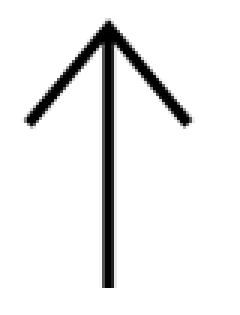
#> input picture samples/arrow0.png, 80 x 105 px (shown 3 times larger)
$ jupyter execute --allow-errors 'Final project.ipynb'   (shell and % lines are left out)
#> lines starting #> are read from the running program, lines starting #| are printed output that depends on the picture; long printed decimals are rounded
[cell 1]
import numpy as np
import os
import cv2
import matplotlib.pyplot as plt
import tqdm
import skimage
import pickle as pkl
from scipy import interpolate
from scipy.signal import convolve2d

[cell 2]
def show_vector_field(vf, num_arrows = 10, title=""):
    H, W = vf.shape[:2]
    x,y = np.meshgrid(np.arange(0, W, W//num_arrows),np.arange(0, H, H//num_arrows))
    fig, ax = plt.subplots()
    ax.quiver(x, y, vf[y, x, 0], vf[y, x, 1])
    ax.set_title(title)

[cell 3]
#Load images
# I0  = cv2.cvtColor(cv2.imread("samples/face1.png"), cv2.COLOR_BGR2RGB) / 255.0
# I1  = cv2.cvtColor(cv2.imread("samples/face2.png"), cv2.COLOR_BGR2RGB) / 255.0

I0  = cv2.cvtColor(cv2.imread("samples/arrow0.png"), cv2.COLOR_BGR2RGB) / 255.0
#> I0: shape (105, 80, 3) float64; min 0, max 1, mean 0.927
I1  = cv2.cvtColor(cv2.imread("samples/arrow1.png"), cv2.COLOR_BGR2RGB) / 255.0
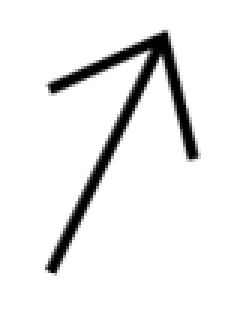
#> input picture samples/arrow1.png, 80 x 105 px (shown 3 times larger)
#> I1: shape (105, 80, 3) float64; min 0, max 1, mean 0.927

# [9 lines of commented-out code are left out]
fig, ax = plt.subplots(1, 2)
ax[0].imshow(I0)
ax[1].imshow(I1)
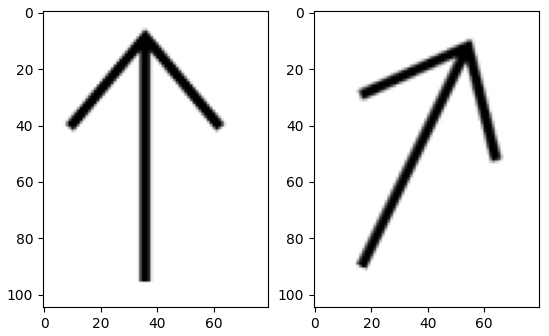
#> figure drawn by matplotlib, 2 panels

[cell 4]
H, W = I0.shape[:2]
#> H = 105; W = 80
half_vf = (np.random.rand(H, W, 2)-0.5)*5
# half_vf = np.zeros((H, W, 2))
show_vector_field(half_vf, title="Initial random vector field")
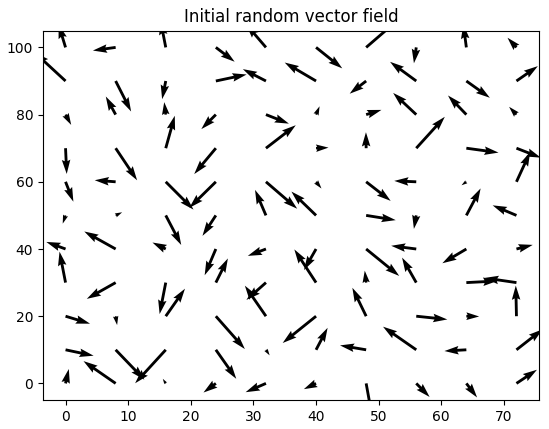
#> figure drawn by matplotlib, 1 panel

[cell 5]
def phi0(v):
    # Map from halfway domain to I0
    H, W = v.shape[:2]
    x, y = np.meshgrid(np.arange(0, W, 1),np.arange(0, H, 1))
    map0 = np.zeros((H, W, 2))
    map0[y, x, 0] = x
    map0[y, x, 1] = y
#     fig, ax = plt.subplots(1, 2)
#     ax[0].imshow(map0[:, :, 0])
#     ax[1].imshow(map0[:, :, 1])
    map0 -= v
#     fig, ax = plt.subplots(1, 2)
#     ax[0].imshow(map0[:, :, 0])
#     ax[1].imshow(map0[:, :, 1])
    return map0

def phi1(v):
    # Map from halfway domain to I1
    H, W = v.shape[:2]
    x, y = np.meshgrid(np.arange(0, W, 1),np.arange(0, H, 1))
    map1 = np.zeros((H, W, 2))
    map1[y, x, 0] = x
    map1[y, x, 1] = y
#     fig, ax = plt.subplots(1, 2)
#     ax[0].imshow(map1[:, :, 0])
#     ax[1].imshow(map1[:, :, 1])
    map1 += v
#     fig, ax = plt.subplots(1, 2)
#     ax[0].imshow(map1[:, :, 0])
#     ax[1].imshow(map1[:, :, 1])
    return map1

# [18 lines left out: function bilinear_interpolate_single, not called in this run]

def bilinear_interpolate(img, xs, ys):
    # Return an array with interpolated img values of length=len(x)=len(y)
#     xs.clip(0, img.shape[1]-2, out=xs)
#     ys.clip(0, img.shape[0]-2, out=ys)
    result = []
    for x, y in zip(xs, ys):
        x1, x2, y1, y2 = int(x), int(x+1), int(y), int(y+1)

        x_left = 1 - (x - x1)
        x_right = 1 - x_left

        y_top = 1 - (y2 - y)
        y_bottom = 1 - y_top
# [4 lines of commented-out code are left out]

        x_res = img[y1, x1]*x_left + img[y1, x2]*x_right
        x1_res = img[y2, x1]*x_left + img[y2, x2]*x_right

        result.append(x1_res*y_top + x_res*y_bottom)
    return np.array(result)


# [7 lines left out: function N, not called in this run]


# m0 = phi0(half_vf)
# m1 = phi1(half_vf)
# fig, ax = plt.subplots(1, 2)
# ax[0].imshow((m0+m1)[:, :, 0])
# ax[1].imshow((m0+m1)[:, :, 1])

[cell 6]
# [47 lines left out: functions SIM, similarity_energy, not called in this run]

# [6 lines of commented-out code are left out]

[cell 7]
def TPS(grid):
    dx2_k = np.array([[0, 0, 0],
                    [1, -2, 1],
                    [0, 0, 0]])

    dy2_k = np.array([[0, 1, 0],
                    [0, -2, 0],
                    [0, 1, 0]])

    dxdy_k = np.array([[1, -1],
                    [-1, 1]])/4

    dx2 = convolve2d(grid, dx2_k, mode='same')
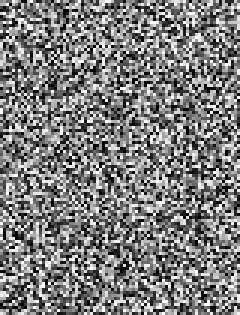
#> grid: shape (105, 80) float64 (shown 3 times larger); min -2.5, max 2.5, mean -0.0344; drawn with min black and max white
    dy2 = convolve2d(grid, dy2_k, mode='same')
    dxdy = convolve2d(grid, dxdy_k, mode='same')

    return dx2**2 + dy2**2 + 2*dxdy**2

def smoothness_energy(v):
    # Returns grid with smoothness energy values for all (x, y) points
    return TPS(v[:, :, 0]) + TPS(v[:, :, 1])
#> in TPS (call 2), `dx2 = convolve2d(grid, dx2_k, mode='same')`:
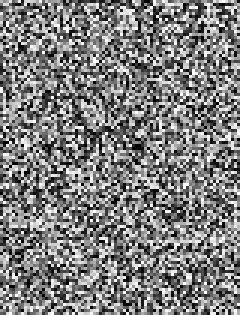
#> grid: shape (105, 80) float64 (shown 3 times larger); min -2.5, max 2.5, mean -0.0184; drawn with min black and max white

e = smoothness_energy(half_vf)
print(e.shape, H, W)
#| (105, 80) 105 80
fig, ax = plt.subplots()
ax.imshow(e)
print(e.sum())
#| 435527.939
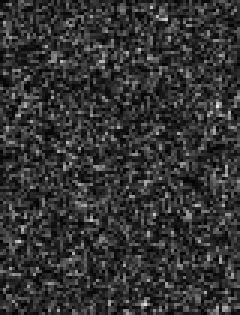
#> e: shape (105, 80) float64 (shown 3 times larger); min 0.56, max 231, mean 51.8

[cell 8]
def ui_energy(v, p0, p1):
    H, W = v.shape[:2]
#> H = 105; W = 80

    u = (p0+p1)/2
    vu = (p1-p0)/2
    energy = np.zeros(v.shape[:2])
    for i in range(vu.shape[0]):
        x, y = u[i]
        points = np.array([(int(x), int(y)),
                  (int(x), int(y+1)),
                  (int(x+1), int(y+1)),
                  (int(x+1), int(y))])
        d = np.array([np.linalg.norm(v[points[0, 1], points[0, 0]] - vu[i])**2,
                      np.linalg.norm(v[points[1, 1], points[1, 0]] - vu[i])**2,
                      np.linalg.norm(v[points[2, 1], points[2, 0]] - vu[i])**2,
                      np.linalg.norm(v[points[3, 1], points[3, 0]] - vu[i])**2])


        weights = np.clip(1 - np.linalg.norm(np.ones(points.shape)*u[i] - points, axis=1), 0, 1)
        if sum(weights) != 1:
            weights[:] = 0.25
        energy_4 = weights*d
        for i, p in enumerate(points):
            energy[p[1], p[0]] += energy_4[i]
    energy /= (W*H)
    return energy

# P0, P1 = np.array([[0, 0], [4, 0], [22, 46]]), np.array([[0, 4], [4, 8], [22, 51]])
# P0, P1 = np.array([[0, 0]]), np.array([[0, 0]])
P0, P1 = np.array([[35, 6], [35, 95]]), np.array([[55, 10], [16, 90]])
# P0, P1 = np.array([[7, 18], [7, 2]]), np.array([[3, 17], [10, 3]])
# P0, P1 = np.array([[5, 1], [5, 13]]), np.array([[8, 2], [2, 12]])
ui = ui_energy(half_vf, P0, P1)
fig, ax = plt.subplots()
ax.imshow(ui)
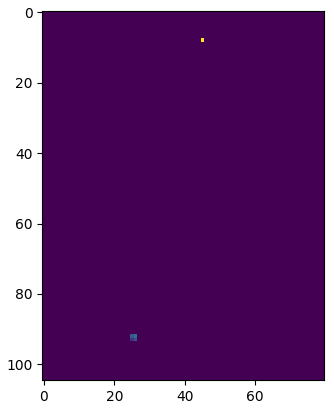
#> figure drawn by matplotlib, 1 panel

[cell 9]
# [28 lines left out: functions E, E_separate, not called in this run]

# %matplotlib inline
# sim, tps, ui = E_separate(half_vf, I0, I1, P0, P1)
# fig, ax = plt.subplots(1, 3)
# ax[0].imshow(sim)
# ax[1].imshow(tps)
# ax[2].imshow(ui)
# print((sim+tps+ui).sum())

[cell 10]
# [31 lines left out: function get_pyramids, not called in this run]


# %matplotlib inline
# pyramids = get_pyramids(half_vf,I0, I1, P0, P1)

[cell 11]
# [101 lines left out: functions dEdv, optimize, not called in this run]


# [6 lines of commented-out code are left out]
#> (the rest of this cell did not finish here and is left out)

[cell 12]
optimized_vs = []
#> (the rest of this cell did not finish here and is left out)

[cell 13]
# [28 lines of commented-out code are left out]

[cell 14]
for v in optimized_vs:
    show_vector_field(v, num_arrows=min(20, min(v.shape[:2])), title="Optimized vector field")
    fig, ax = plt.subplots(1, 2)
    ax[0].imshow(v[:, :, 0])
    ax[1].imshow(v[:, :, 1])
#     print(v.min(), v.max())

[cell 15]
def linear_morph(v, I0, I1):
    H, W = v.shape[:2]
#> H = 105; W = 80
    map0 = phi0(v) # (H, W, 2)
    map1 = phi1(v)
    map0[..., 0] = np.clip(map0[..., 0], 0, W-2)
    map0[..., 1] = np.clip(map0[..., 1], 0, H-2)
    map1[..., 0] = np.clip(map1[..., 0], 0, W-2)
    map1[..., 1] = np.clip(map1[..., 1], 0, H-2)

    im0 = bilinear_interpolate(I0, map0[:, :, 0].reshape(-1), map0[:, :, 1].reshape(-1)).reshape(H, W, 3)
#> the loop in bilinear_interpolate, `for x, y in zip(xs, ys):` made 8400 passes
#> (x, y, x1, x2, y1, y2, x_left, x_right) on passes 1 to 3: (0, 0, 0, 1, 0, 1, 1, 0), (0.486, 0, 0, 1, 0, 1, 0.514, 0.486), (2.38, 0, 2, 3, 0, 1, 0.618, 0.382)
#> after the loop in bilinear_interpolate, `for x, y in zip(xs, ys):`: result = 8400 items, first 6: [1, 1, 1], [1, 1, 1], [1, 1, 1], [1, 1, 1], [1, 1, 1], [1, 1, 1]
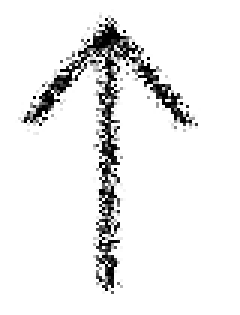
#> im0: shape (105, 80, 3) float64 (shown 3 times larger); min 0, max 1, mean 0.926
    im1 = bilinear_interpolate(I1, map1[:, :, 0].reshape(-1), map1[:, :, 1].reshape(-1)).reshape(H, W, 3)
#> the loop in bilinear_interpolate (call 2), `for x, y in zip(xs, ys):` made 8400 passes
#> (x, y) on passes 10 to 12: (10.39, 1.85), (12.39, 1.5), (10.81, 1.4)
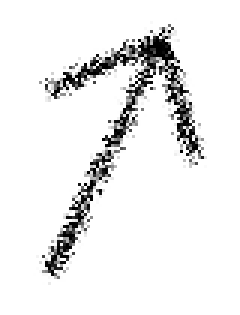
#> im1: shape (105, 80, 3) float64 (shown 3 times larger); min 0, max 1, mean 0.928
    fig, ax = plt.subplots(1, 2)
    ax[0].imshow(im0)
    ax[1].imshow(im1)
    return

    for a in np.arange(0, 1.1, 0.5):
        #qα=p+(2α−1)v(p).
        frame = np.zeros((H, W, 3))
        for i in range(H):
            for j in range(W):
                qa = np.array([j, i])
                p = qa
                vp = v[p[1], p[0]]
                it = 0
                while it < 50:
                    it += 1
                    p_new = (qa - (2*a - 1)*vp)
                    vp_new = bilinear_interpolate_single(v, p_new[1], p_new[0])
                    vp = 0.8*vp_new + (1-0.8)*vp
                    diff = np.linalg.norm(p_new-p)
                    p = p_new
                    if diff < 1e-6:
                        break
                p = p.astype(int)
                frame[i, j] = (1-a)*im0[p[1], p[0]] + a*im1[p[1], p[0]]


        fig, ax = plt.subplots()
        ax.imshow(frame)
        print(a)


# optimized_v = np.load('optimized_vf_Arjun-Pranav2.npy')
linear_morph(half_vf, I0, I1)
# for i, pyramid in enumerate(pyramids):
#     linear_morph(optimized_vs[i], pyramid['I0'], pyramid['I1'])
#> (the rest of this cell did not finish here and is left out)
